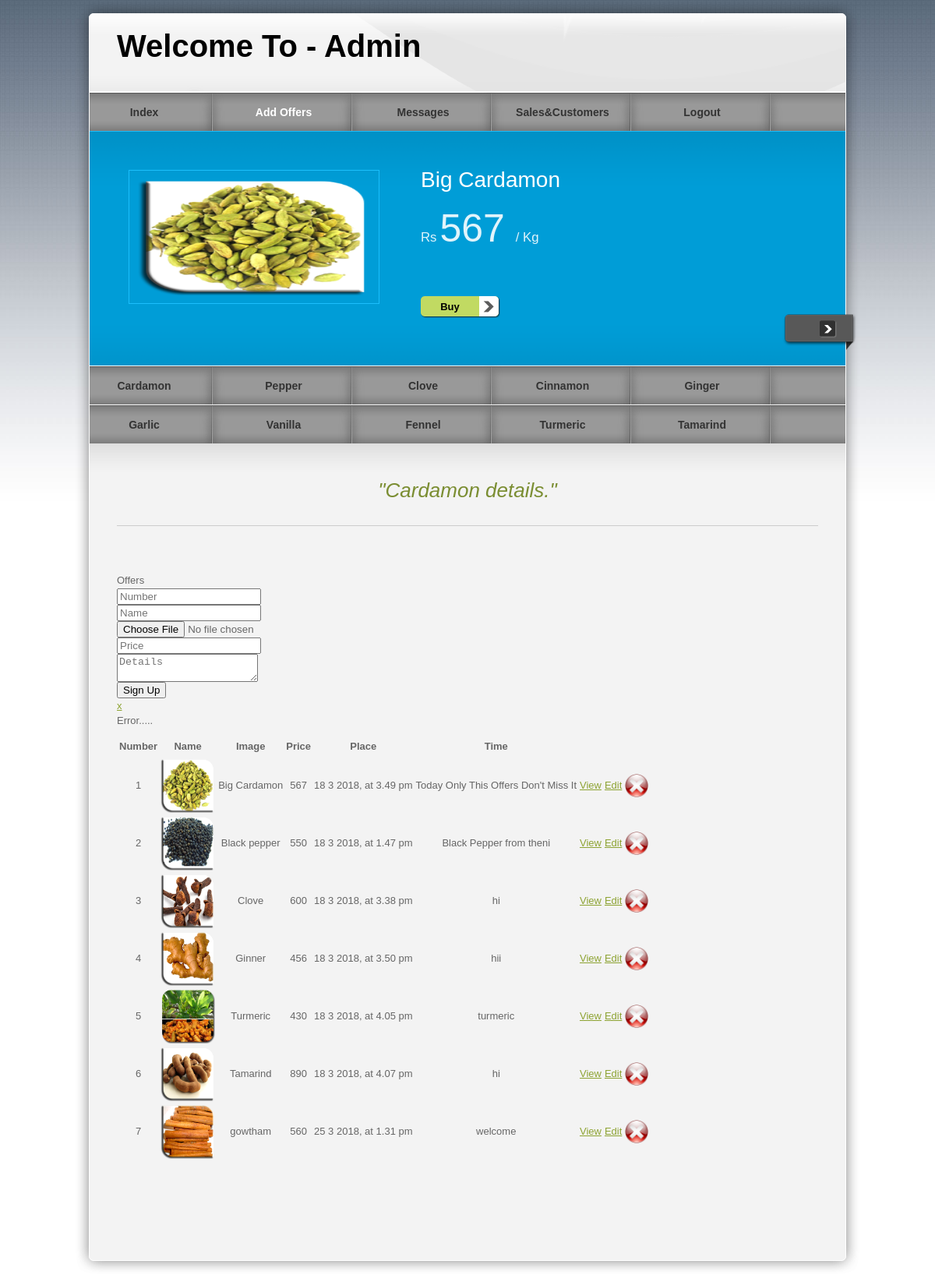
/pro/admin/offer.php, run on the app's committed database.
### tables this page shows
CREATE TABLE IF NOT EXISTS `offer` (
  `number` int(11) NOT NULL,
  `name` varchar(50) NOT NULL,
  `image` text NOT NULL,
  `price` varchar(50) NOT NULL,
  `time` varchar(50) NOT NULL,
  `details` varchar(100) NOT NULL,
  PRIMARY KEY (`number`)
);

### pro/admin/offer.php (the view, shortened to what this page needs)
<!DOCTYPE html PUBLIC "-//W3C//DTD XHTML 1.0 Transitional//EN" "http://www.w3.org/TR/xhtml1/DTD/xhtml1-transitional.dtd">
<head>
<link href="../templatemo_style.css" rel="stylesheet" type="text/css" />
<link href="../css/jquery.ennui.contentslider.css" rel="stylesheet" type="text/css" media="screen,projection" />
</head>
<body>
<div id="templatemo_wrapper">
    <div id="templatemo_header">
        <div id="site_title">
            <h1>Welcome To - Admin</h1>
        </div>
    </div>
  	<div id="templatemo_menu">
        <ul>
            <li><a href="admin.php" >Index</a></li>
            <li><a href="offer.php" class="current">Add Offers</a></li>
            <li><a href="msg.php">Messages</a></li>
            <li><a href="customer.php">Sales&Customers</a></li>
            <li><a href="../logout.php">Logout</a></li>
        </ul>
    </div>
    <div id="templatemo_banner">
                <div id="one" class="contentslider">
                    <div class="cs_wrapper">
                        <div class="cs_slider">
                            <div class="cs_article">
                            	<div class="slider_content_wrapper">
                            	 <?PHP
$select=mysql_query("select * from offer where number=1 ");
$row=mysql_fetch_array($select);
 ?>
                      				<div class="right">
                                        <h2><?php echo $row['name'];?> </h2><br/>
                                        <p><big>Rs</big> <span style="font-size:50px"><?php echo $row['price'];?></span> <big> / Kg</big></p><br/>
                                        <div class="button"><a href="#">Buy</a></div>
                                    </div>
                                  <div class="left">
                                  <img src="<?php echo $row['image']; ?>" alt="Image 01" />
                                    </div>
                                </div>
                            </div>
                        </div>
                    </div>
                </div>
        </div>
        <div id="templatemo_menu">
        <ul>
            <li><a href="cardamon.php"  >Cardamon</a></li>
            <li><a href="pepper.php">Pepper</a></li>
            <li><a href="clove.php">Clove</a></li>
            <li><a href="cinnamon.php">Cinnamon</a></li>
            <li><a href="ginger.php">Ginger</a></li>
        </ul>
    </div>
    <div id="templatemo_menu">
        <ul>
            <li><a href="garlic.php" >Garlic</a></li>
            <li><a href="vanilla.php">Vanilla</a></li>
            <li><a href="fennel.php">Fennel</a></li>
            <li><a href="turmeric.php">Turmeric</a></li>
            <li><a href="tamarind.html">Tamarind</a></li>
        </ul>
    </div>
     <div id="templatemo_main"><span class="main_top"></span>
          <p class="welcome_text">&quot;Cardamon details.&quot;</p>
<div class="panel panel-success">
   <div class="panel-heading">
     Offers
   </div>
   <div class="panel-body">
    <form id="form1" name="form1" method="post" action="" enctype="multipart/form-data" onSubmit="return(validate());">
     <div class="col-sm-6"><input type="text" name="number" id="number" class="form-control" placeholder="Number" required /></div>
        <div class="col-sm-6"><input type="text" name="name" id="name" class="form-control" placeholder="Name" required /></div>
<div class="col-sm-6"><input type="file" name="image" id="image" tabindex="3" class="form-control" placeholder="Upload Photo" required/>
     <div class="col-sm-6"><input type="text" name="price" id="price" class="form-control" placeholder="Price" required /></div>
 <div class="col-sm-6"><textarea  name="details" id="details" tabindex="5" class="form-control" placeholder="Details" required/></textarea></div>
  <input type="submit" name="button" value="Sign Up" id="button" / onClick="time_get()"> </div>
		</form>
 </div>
  <?php
if($insert)
{
?>
	     <div class="alert alert-success" ><a href="#" class="close" data-dismiss="alert" aria-label="close">x</a> <p>Add  Sucessfull.........</p></div></div>
<?php
}
else
{
?>
	     <div class="alert alert-success" ><a href="#" class="close" data-dismiss="alert" aria-label="close">x</a> <p>Error.....</p></div>
<?php
}
?>
             <div class="panel panel-success">
   <div class="panel-body">
   <table class="table">
   <thead>
      <tr>
         <th>Number</th>
         <th>Name</th>
         <th>Image</th>
                  <th>Price</th>
         <th>Place</th>
         <th>Time</th>
      </tr>
   </thead>
   <tbody>
      <tr class="danger">
 <?PHP
$select=mysql_query("select * from offer ");
$view=mysql_num_rows($select);
 for($i=0;$i<$view;$i++)
 {
 ?><div class="table-responsive">
 <tr>
     <td align="center"><?php echo mysql_result($select,$i,"number");?></td>
        <td align="center">
        <img src="<?php echo mysql_result($select,$i,"image");?>" width="70" height="70" /></td>
    <td align="center"><?php echo mysql_result($select,$i,"name");?></td>
    <td align="center"><?php echo mysql_result($select,$i,"price");?></td>
    <td align="center"><?php echo mysql_result($select,$i,"time");?></td>
    <td align="center"><?php echo mysql_result($select,$i,"details");?></td>
    <td align="center"><a href="view3.php?edit=<?php echo mysql_result($select,$i,"number");?>">View</a>
        <td align="center"><a href="offerup.php?edit=<?php echo mysql_result($select,$i,"number");?>">Edit</a>
    <td align="right"><a href="<?php $_SERVER['DOCUMENT_ROOT'];?>?del=<?php echo mysql_result($select,$i,"number");?>"><img src="../images/Close.ico" width="30" height="30"/></a>
    </td>
  </tr></center>
  <?PHP
  }
  ?>
</table>
</div>
        </div>
                   <div class="cleaner_h30"></div>
              </div>
    </div>
    <div id="templatemo_main_bottom"></div>
    <div id="templatemo_footer">
    </div>
</div>
</body>
</html>

### pro/templatemo_style.css (style rules this page uses)
body { margin: 0px; padding: 0px; color: #666; font-family: Helevetica,Arial,sans-serif; font-size: 13px; line-height:1.5em; background-color: #fff; background-attachment:fixed; background-image: url(images/templatemo_body.jpg); background-repeat: repeat-x; }
a, a:link, a:visited { color: #8da332; }
p { margin: 0px; padding: 0 0 10px 0; }
img { border: none; }
h1 { font-size: 40px; font-weight: bold; margin: 0 0 30px 0; padding: 5px 0; color: #000; }
h2 { font-size: 28px; font-weight: normal; line-height: 28px; margin: 0 0 30px 0; padding: 0; color: #000; }
.cleaner_h30 { clear: both; width:100%; height: 30px; }
.button a { clear: both; display: block; width: 75px; height: 24px; padding: 4px 27px 0 0; margin-top: 15px; background: url(images/templatemo_button.png) no-repeat; color: #000; font-weight: bold; text-align: center; text-decoration: none; }
#templatemo_wrapper { width: 1010px; margin: 0 auto; }
#templatemo_header { width: 900px; height: 68px; padding: 50px 55px 0; background: url(images/templatemo_header.png) no-repeat; }
#templatemo_header #site_title { float: left; width: 500px; padding: 0; }
#templatemo_header #site_title h1 { margin: 0; padding: 0; }
#templatemo_menu { width: 970px; height: 50px; padding: 0 20px; background: url(images/templatemo_menu.png) repeat-x; }
#templatemo_menu ul { margin: 0; padding: 0; list-style: none; }
#templatemo_menu ul li { padding: 0px; margin: 0px; display: inline; }
#templatemo_menu ul li a { float: left; display: block; width: 140px; height: 33px; padding: 17px 34px 0 0; margin: 0 5px 0 0 ; font-size: 14px; text-align: center; text-decoration: none; color: #333; font-weight: bold; outline: none; border: none; background: url(images/templatemo_menu_divider.png) right no-repeat; }
#templatemo_menu ul li a:hover, #templatemo_menu ul li .current { color: #fff; }
#templatemo_banner { clear: both; position: relative; width: 970px; height: 201px; padding: 50px 20px; background: url(images/templatemo_slider.png) no-repeat; }
#templatemo_main { position: relative; width: 900px; padding: 45px 55px; background: url(images/templatemo_content.png) repeat-y; }
#templatemo_main .main_top { position: absolute; top: 0; left: 20px; width: 970px; height: 45px; background: url(images/templatemo_content_top.png) no-repeat; }
#templatemo_main_bottom { width: 1010px; height: 40px; background: url(images/templatemo_content_bottom.png) no-repeat; }
.welcome_text { font-size: 26px; color: #7a8d31; font-style: italic; text-align: center; margin-bottom: 60px; padding-bottom: 30px; line-height: 30px; border-bottom: 1px solid #CCC; }
#templatemo_footer { width: 910px; padding: 0 30px 10px; text-align: center; color: #666; }

### data on the page
offer: name "Big Cardamon", price "567", image (picture), number "1", time "18 3 2018, at 3.49 pm", details "Today Only This Offers Don't Miss It"
offer: number "2", image (picture), name "Black pepper", price "550", time "18 3 2018, at 1.47 pm", details "Black Pepper from theni"
offer: number "3", image (picture), name "Clove", price "600", time "18 3 2018, at 3.38 pm", details "hi"
offer: number "4", image (picture), name "Ginner", price "456", time "18 3 2018, at 3.50 pm", details "hii"
offer: number "5", image (picture), name "Turmeric", price "430", time "18 3 2018, at 4.05 pm", details "turmeric"
offer: number "6", image (picture), name "Tamarind", price "890", time "18 3 2018, at 4.07 pm", details "hi"
offer: number "7", image (picture), name "gowtham", price "560", time "25 3 2018, at 1.31 pm", details "welcome"
